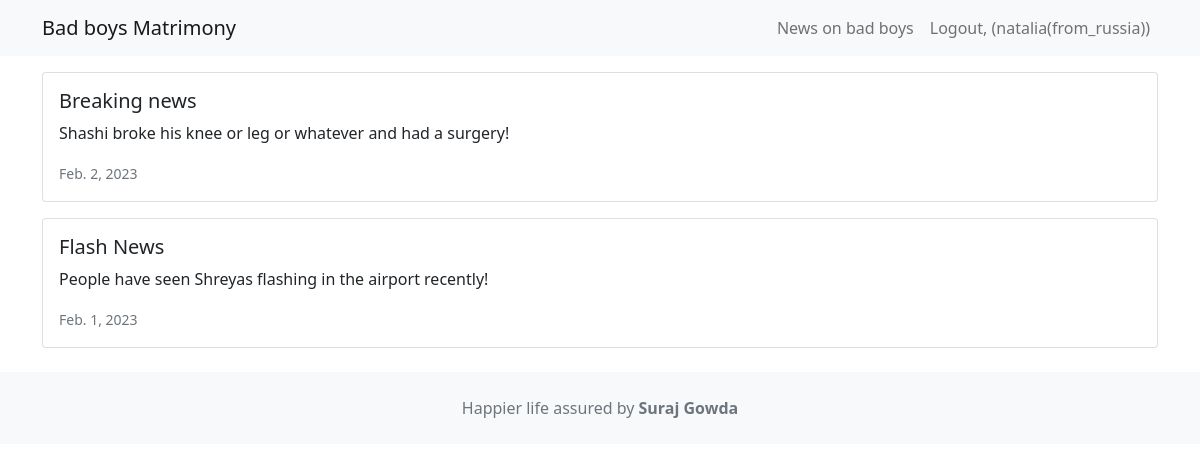
/news_on_boys/ (signed in), run on the app's committed database.
### news/models.py (models this page shows, shortened)
class News(models.Model):
    headline = models.CharField(max_length=100)
    body = models.TextField()
    date = models.DateField()

### news/views.py (the view)
# urls.py: 2. Add a URL to urlpatterns:  path('', views.home, name='home')
def home(request):
    newss = News.objects.all().order_by('-date')
    return render(request, 'news.html', {'newss':newss})

### news/templates/news.html
{% extends 'base.html' %}
{% block content %}
 {% for news in newss %}
 <div class="card mb-3">
 <div class="row g-0">
 <div>
 <div class="card-body">
 <h5 class="card-title">{{ news.headline }}</h5>
 <p class="card-text">{{ news.body }}</p>
 <p class="card-text"><small class="text-muted">{{ news.date }}</small></p>
 </div>
 </div>
 </div>
</div>
{% endfor %}
{% endblock content %}

### moviereview/templates/base.html (shortened to what this page needs)
<!DOCTYPE html>
<html>
 <head>
 <link href="https://cdn.jsdelivr.net/npm/bootstrap@5.1.1/dist/css/bootstrap.min.css" rel="stylesheet" />
 </head>
 <body>
    <nav class="navbar navbar-expand-lg navbar-light bg-light mb-3">
    <div class="container">
    <a class="navbar-brand" href="{% url 'index' %}">Bad boys Matrimony</a>
    <div class="collapse navbar-collapse" id="navbarNavAltMarkup">
    <div class="navbar-nav ms-auto">
        <a class="nav-link" href="{% url 'news' %}">News on bad boys</a>
        {% if user.is_authenticated %}
        <a class="nav-link" href="{% url 'logoutaccount' %}">Logout, ({{ user.username }})</a>
        {% else %}
        <a class="nav-link" href="{% url 'loginaccount' %}">Login</a>
        <a class="nav-link" href="{% url 'signupaccount' %}">Sign Up</a>
        {% endif %}
        </div>
        </div>
        </div>
        </nav>
        <div class="container">
        {% block content %}
        {% endblock content %}
        </div>
        <footer class="text-center text-lg-start bg-light text-muted mt-4">
             <div class="text-center p-4">Happier life assured by <a class="text-reset fw-bold text-decoration-none" target="_blank" href="#">Suraj Gowda</a></div>
 </footer>
        </body>
       </html>

### data on the page
News: headline "Breaking news", body "Shashi broke his knee or leg or whatever and had a surgery!", date "Feb. 2, 2023"
News: headline "Flash News", body "People have seen Shreyas flashing in the airport recently!", date "Feb. 1, 2023"

### other printed values
{{ user.username }} "natalia(from_russia)"
